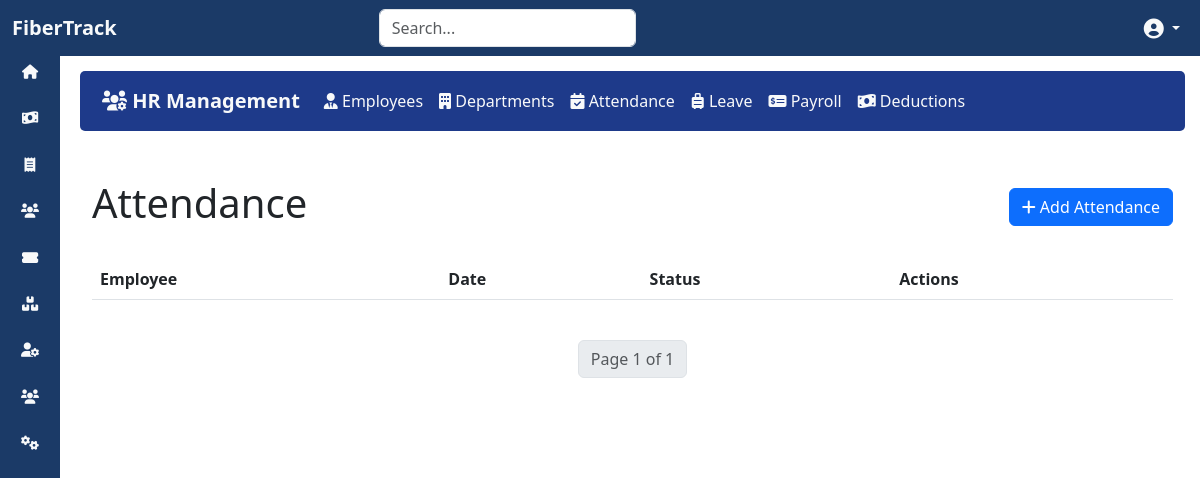
The page /hr/attendance/ (signed in) on the database as committed earlier.
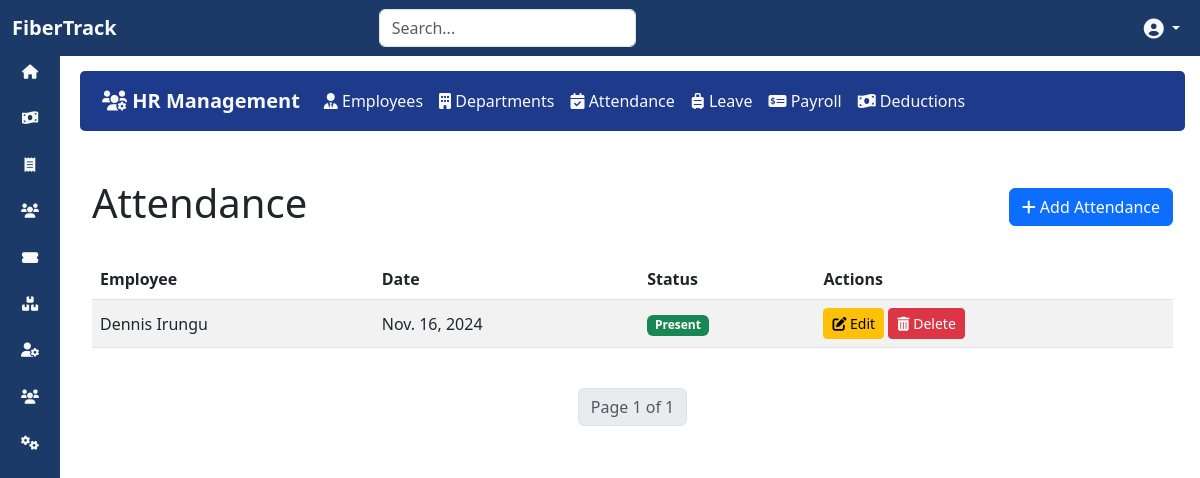
The same page on the database as committed later.
### hr/models.py (models this page shows, shortened)
class Attendance(models.Model):
    employee = models.ForeignKey(Employee, on_delete=models.CASCADE)
    date = models.DateField()
    status = models.CharField(max_length=10, choices=(('Present', 'Present'), ('Absent', 'Absent'), ('Late', 'Late')))
    class Meta:
        unique_together = ('employee', 'date')  # Ensure one attendance record per employee per day

class Employee(models.Model):
    employee_id = models.CharField(max_length=10, unique=True, editable=False)
    first_name = models.CharField(max_length=100)
    last_name = models.CharField(max_length=100)
    email = models.EmailField()
    phone = models.CharField(max_length=15)
    address = models.CharField(max_length=100)
    national_id = models.CharField(max_length=20, unique=True)
    emergency_contact_name = models.CharField(max_length=100, null=True, blank=True)
    emergency_contact_phone = models.CharField(max_length=15, null=True, blank=True)
    department = models.ForeignKey('Department', on_delete=models.SET_NULL, null=True, blank=True)
    job_title = models.CharField(max_length=100, null=True, blank=True)
    hire_date = models.DateField()
    salary = models.DecimalField(max_digits=10, decimal_places=2)
    is_active = models.BooleanField(default=True)
    bank = models.CharField(max_length=100, null=True, blank=True)
    branch = models.CharField(max_length=100, null=True, blank=True)
    account_number = models.CharField(max_length=50, null=True, blank=True)
    profile_photo = models.ImageField(upload_to='employee_photos/', null=True, blank=True)
    id_scan_front = models.ImageField(upload_to='id_scans/', null=True, blank=True)
    id_scan_back = models.ImageField(upload_to='id_scans/', null=True, blank=True)
    additional_documents = models.FileField(upload_to='employee_documents/', null=True, blank=True)

### hr/views.py (the view, shortened to what this page needs)
# urls.py: path('attendance/', views.attendance_list, name='attendance_list'),
@login_required(login_url='/auth/login/')
def attendance_list(request):
    attendance_records = Attendance.objects.select_related('employee').order_by('-date')
    paginator = Paginator(attendance_records, 10)  # Show 10 records per page
    page_number = request.GET.get('page')
    page_obj = paginator.get_page(page_number)
    employees = Employee.objects.all().order_by('first_name', 'last_name')
    return render(request, 'hr/attendance_list.html', {
        'attendance_records': page_obj,
        'employees': employees,
    })

### hr/templates/hr/attendance_list.html (shortened to what this page needs)
{% extends 'base.html' %}
{% block content %}
    {% include 'hr/hr_navbar.html' %}
    <div class="container mt-5">
        <div class="d-flex justify-content-between align-items-center mb-4">
            <h1 class="text-darkblue">Attendance</h1>
            <button class="btn btn-primary" data-bs-toggle="modal" data-bs-target="#addAttendanceModal">
                <i class="fas fa-plus"></i> Add Attendance
            </button>
        </div>
        <div class="table-responsive">
            <table class="table table-hover table-striped align-middle">
                <thead class="bg-darkblue text-white">
                    <tr>
                        <th>Employee</th>
                        <th>Date</th>
                        <th>Status</th>
                        <th>Actions</th>
                    </tr>
                </thead>
                <tbody>
                    {% for record in attendance_records %}
                    <tr>
                        <td>{{ record.employee.first_name }} {{ record.employee.last_name }}</td>
                        <td>{{ record.date }}</td>
                        <td>
                            <span class="badge {% if record.status == 'Present' %}bg-success{% elif record.status == 'Absent' %}bg-danger{% else %}bg-warning{% endif %}">
                                {{ record.status }}
                            </span>
                        </td>
                        <td>
                            <button class="btn btn-warning btn-sm" data-bs-toggle="modal" data-bs-target="#editAttendanceModal{{ record.id }}">
                                <i class="fas fa-edit"></i> Edit
                            </button>
                            <button class="btn btn-danger btn-sm" data-bs-toggle="modal" data-bs-target="#deleteAttendanceModal{{ record.id }}">
                                <i class="fas fa-trash-alt"></i> Delete
                            </button>
                        </td>
                    </tr>
                    {% endfor %}
                </tbody>
            </table>
        </div>
        <nav class="mt-4">
            <ul class="pagination justify-content-center">
                <li class="page-item disabled">
                    <span class="page-link">Page {{ attendance_records.number }} of {{ attendance_records.paginator.num_pages }}</span>
                </li>
            </ul>
        </nav>
    </div>
{% endblock %}

Rows that differ between the two databases and show on the page:
added Attendance: employee.first_name "Dennis", employee.last_name "Irungu", date "Nov. 16, 2024", status "Present"
